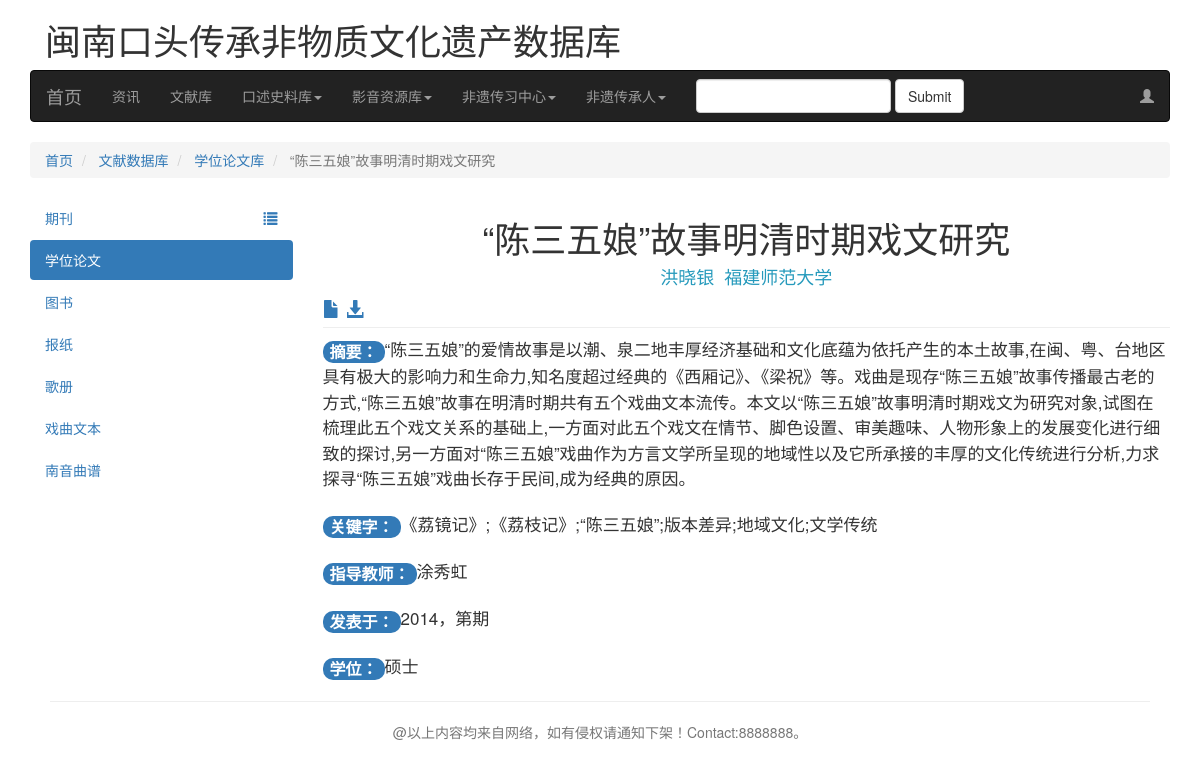
The page /documentdb/dissertation/1/ on the database as committed earlier.
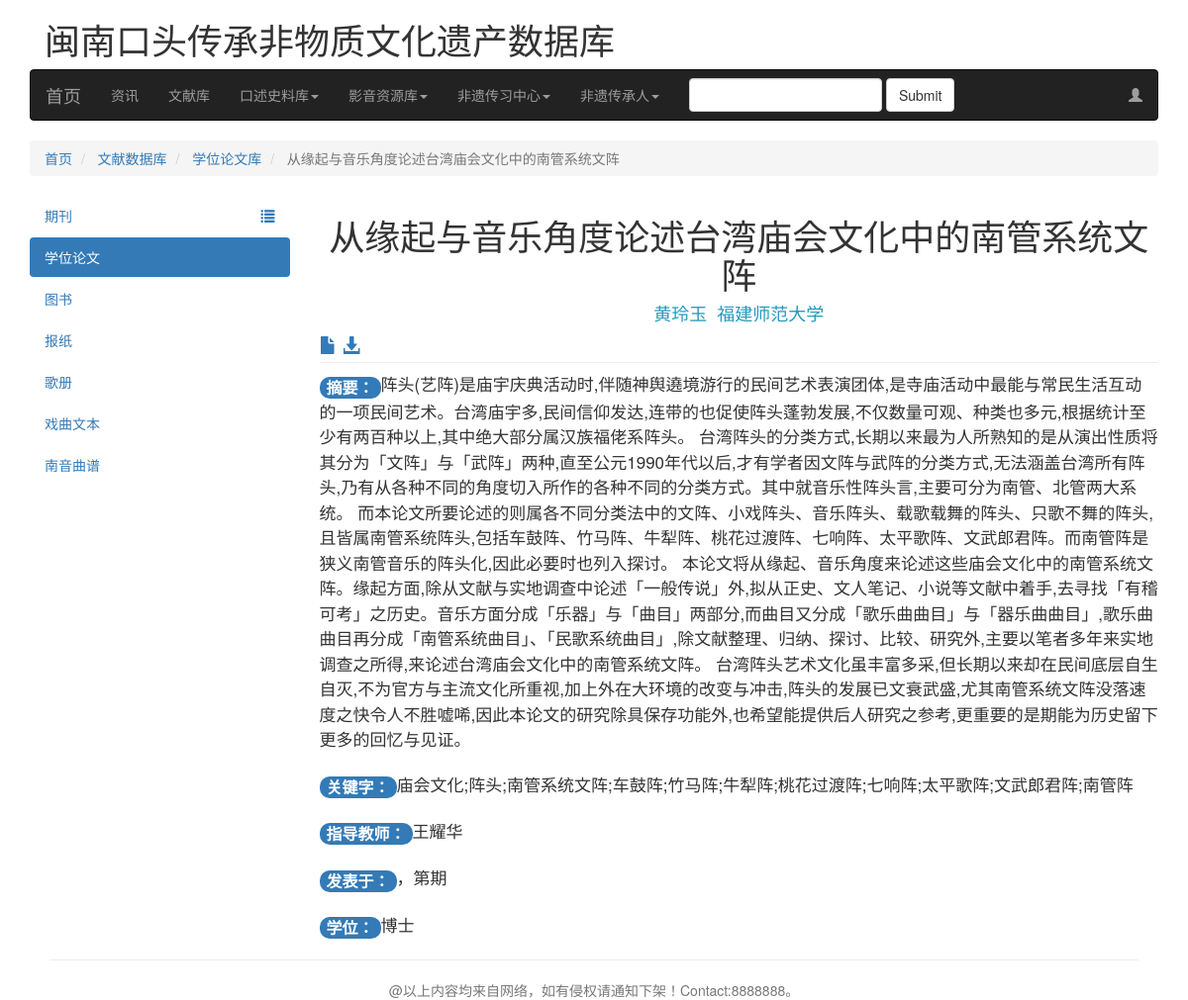
The same page on the database as committed later.
### DocumentDB/models.py (models this page shows, shortened)
class Dissertation(models.Model):
    TYPE_CHOICE = \
        (
            ('MC', '民间传说'),
            ('MG', '民间歌谣'),
            ('MS', '民间故事'),
            ('XQ', '戏曲'),
            ('YM', '民间谚语（谜语）'),
            ('QT', '其他'),
        )
    TypeOf = models.CharField(max_length=2, choices=TYPE_CHOICE, default='QT', verbose_name='论文分类')
    Title = models.CharField(max_length=200,verbose_name='论文题目')
    Author = models.CharField(max_length=50,verbose_name="论文作者")
    TertiaryAuthor = models.CharField(max_length=50,verbose_name='指导教师')
    Publisher = models.CharField(max_length=50,verbose_name="发表单位")
    Year = models.CharField(max_length=10,verbose_name='发表年份')
    Volume = models.CharField(max_length=10,verbose_name="学位层次")
    Pages = models.CharField(max_length=10,verbose_name='在哪几页')
    Memo = models.CharField(max_length=10,verbose_name='共有几页')
    Keywords = models.CharField(max_length=100,verbose_name='关键词')
    Abstract =models.TextField(verbose_name='内容摘要')
    UpdateTime = models.DateTimeField(auto_now=True)
    FilePath = models.FileField(upload_to='DEGREETHESIS/%Y/%m',verbose_name='上传本地学位论文文件')
    class Meta:
        ordering = ['-UpdateTime']
        verbose_name_plural = "学位论文信息表"
        verbose_name = "学位论文信息表"

### DocumentDB/views.py (the view)
# urls.py: path('dissertation/<int:id>/',dissertation_detail,name='dissertation_detail'),#学位论文按ID号显示详细页
def dissertation_detail(request,id):
    target = Dissertation.objects.get(id = id)
    return render(request,'documentdb/dissertation_detail.html',{'target':target})

### template/documentdb/dissertation_detail.html (shortened to what the changed rows need)
{% extends "base.html" %}
{% load staticfiles %}
{% block content %}
    <div class="container">
        <div class="row">
            <div>
                <div class="col-sm-12">
                    <ul class="breadcrumb">
				        <li>
					        <a href="{% url 'index' %}">首页</a>
				        </li>
                        <li >
                            <a href="{% url 'DocumentDB:documentdb_main' %}">文献数据库</a>
				        </li>
                        <li >
                            <a href="{% url 'DocumentDB:dissertation' %}">学位论文库</a>
                        </li>
                        <li class="active">
                            {{ target.Title }}
                        </li>
                    </ul>
                </div>
            </div>
            <div>
                <div class="col-sm-9">
                    {% block document_content %}
                        <h1 align="center">{{ target.Title }}</h1>
                        <h4 align="center"style="color:#269abc">{{ target.Author }}&nbsp&nbsp{{ target.Publisher }}</h4>
                        <div style="font-size: 18px">
                            <a href="#modal-test" role="button" class="glyphicon glyphicon-file" data-toggle="modal"></a>
                            <a href="{{ MEDIA_URL }}{{ target.FilePath }}" download="{{ MEDIA_URL }}{{ target.FilePath }}" class="glyphicon glyphicon-download-alt"></a>
                        </div>
                        <hr style="margin-top: 4px;margin-bottom: 8px;">
                        <div>
                            <span class="badge" style="background-color: #337ab7;line-height: 1;font-size:16px;">摘要：</span><span style="font-size: 17px;line-height: 1.5;">{{ target.Abstract }}</span>
                        </div>
                        <br>
                        <div>
                            <span class="badge" style="background-color: #337ab7;line-height: 1;font-size:16px;">关键字：</span><span style="font-size: 17px;line-height: 1.5;">{{ target.Keywords }}</span>
                        </div>
                        <br>
                        <div>
                            <span class="badge" style="background-color: #337ab7;line-height: 1;font-size:16px;">指导教师：</span><span style="font-size: 17px;line-height: 1.5;">{{ target.TertiaryAuthor }}</span>
                        </div>
                        <br>
                        <div>
                            <span class="badge" style="background-color: #337ab7;line-height: 1;font-size:16px;">发表于：</span><span style="font-size: 17px;line-height: 1.5;">{{ target.Year }}，第{{ target.Issue }}期</span>
                        </div>
                        <br>
                        <div>
                            <span class="badge" style="background-color: #337ab7;line-height: 1;font-size:16px;">学位：</span><span style="font-size: 17px;line-height: 1.5;">{{ target.Volume }}</span>
                        </div>
                    {% endblock %}
                </div>
            </div>
        </div>
    </div>
{% endblock %}

Rows that differ between the two databases and show on the page:
changed Dissertation "福建师范大学": Title "“陈三五娘”故事明清时期戏文研究" → "从缘起与音乐角度论述台湾庙会文化中的南管系统文阵"; Author "洪晓银" → "黄玲玉"; Abstract "“陈三五娘”的爱情故事是以潮、泉二地丰厚经济基础和文化底蕴为依托产生的本土故事,在闽、粤、台地区具有极大的影响力和生命力,知名度超过经典的《西厢记》、《梁祝》等。戏曲是现存“陈三五娘”故事传播最古老的方式,“陈三五娘”故事在明清时期共有五个戏曲文本流传。本文以“陈三五娘”故事明清时期戏文为研究对象,试图在梳理此五个戏文关系的基础上,一方面对此五个戏文在情节、脚色设置、审美趣味、人物形象上的发展变化进行细致的探讨,另一方面对“陈三五娘”戏曲作为方言文学所呈现的地域性以及它所承接的丰厚的文化传统进行分析,力求探寻“陈三五娘”戏曲长存于民间,成为经典的原因。" → "阵头(艺阵)是庙宇庆典活动时,伴随神舆遶境游行的民间艺术表演团体,是寺庙活动中最能与常民生活互动的一项民间艺术。台湾庙宇多,民间信仰发达,连带的也促使阵头蓬勃发展,不仅数量可观、种类也多元,根据统计至少有两百种以上,其中绝大部分属汉族福佬系阵头。 台湾阵头的分类方式,长期以来最为人所熟知的是从演出性质将其分为「文阵」与「武阵」两种,直至公元1990年代以后,才有学者因文阵与武阵的分类方式,无法涵盖台湾所有阵头,乃有从各种不同的角度切入所作的各种不同的分类方式。其中就音乐性阵头言,主要可分为南管、北管两大系统。 而本论文所要论述的则属各不同分类法中的文阵、小戏阵头、音乐阵头、载歌载舞的阵头、只歌不舞的阵头,且皆属南管系统阵头,包括车鼓阵、竹马阵、牛犁阵、桃花过渡阵、七响阵、太平歌阵、文武郎君阵。而南管阵是狭义南管音乐的阵头化,因此必要时也列入探讨。 本论文将从缘起、音乐角度来论述这些庙会文化中的南管系统文阵。缘起方面,除从文献与实地调查中论述「一般传说」外,拟从正史、文人笔记、小说等文献中着手,去寻找「有稽可考」之历史。音乐方面分成「乐器」与「曲目」两部分,而曲目又分成「歌乐曲曲目」与「器乐曲曲目」,歌乐曲曲目再分成「南管系统曲目」、「民歌系统曲目」,除文献整理、归纳、探讨、比较、研究外,主要以笔者多年来实地调查之所得,来论述台湾庙会文化中的南管系统文阵。…"; Keywords "《荔镜记》;《荔枝记》;“陈三五娘”;版本差异;地域文化;文学传统" → "庙会文化;阵头;南管系统文阵;车鼓阵;竹马阵;牛犁阵;桃花过渡阵;七响阵;太平歌阵;文武郎君阵;南管阵"; TertiaryAuthor "涂秀虹" → "王耀华"; Volume "硕士" → "博士"; Year "2014" → (not shown)
